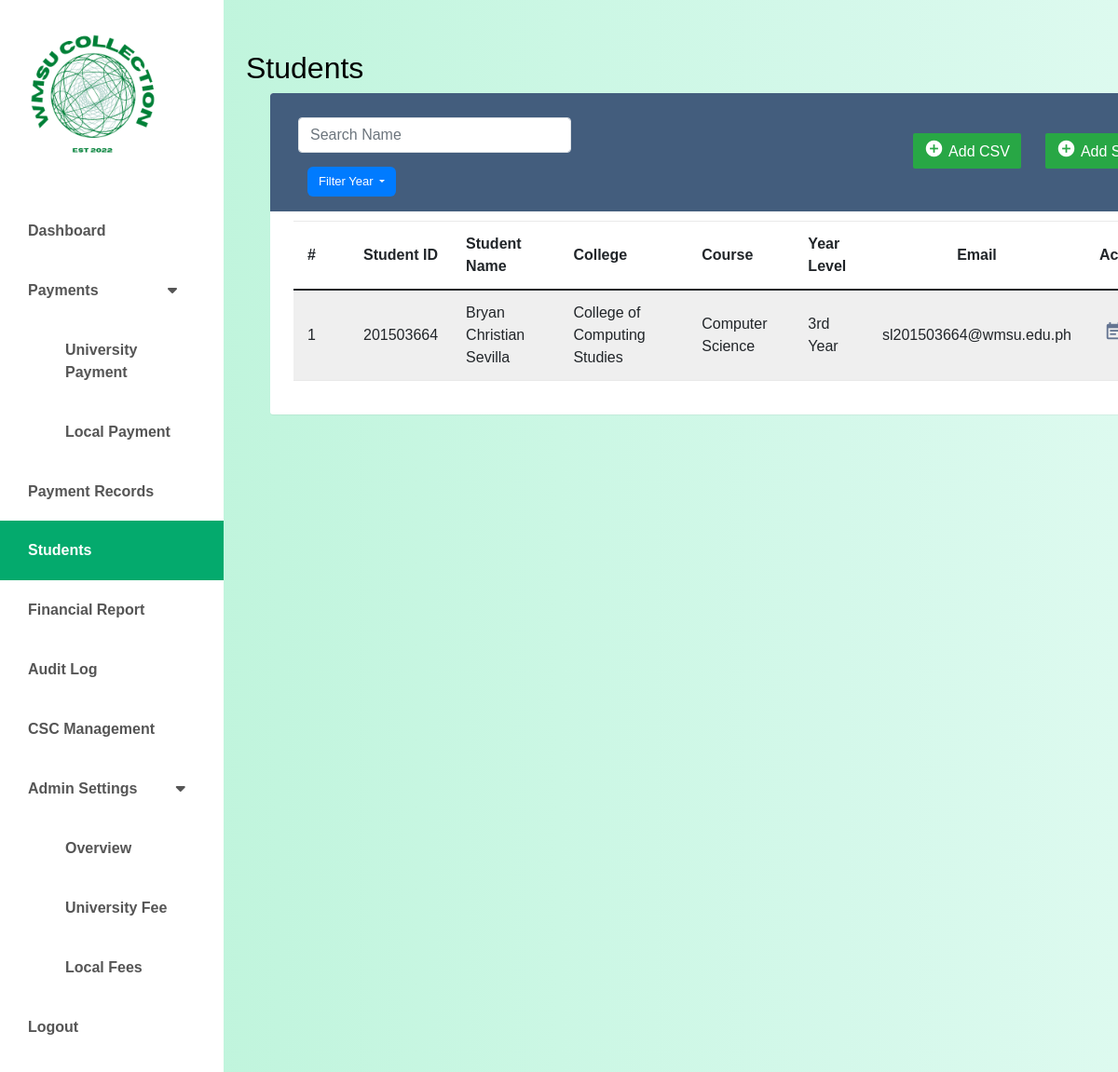
/students/students.php (signed in), run on an earlier commit of the app's database.
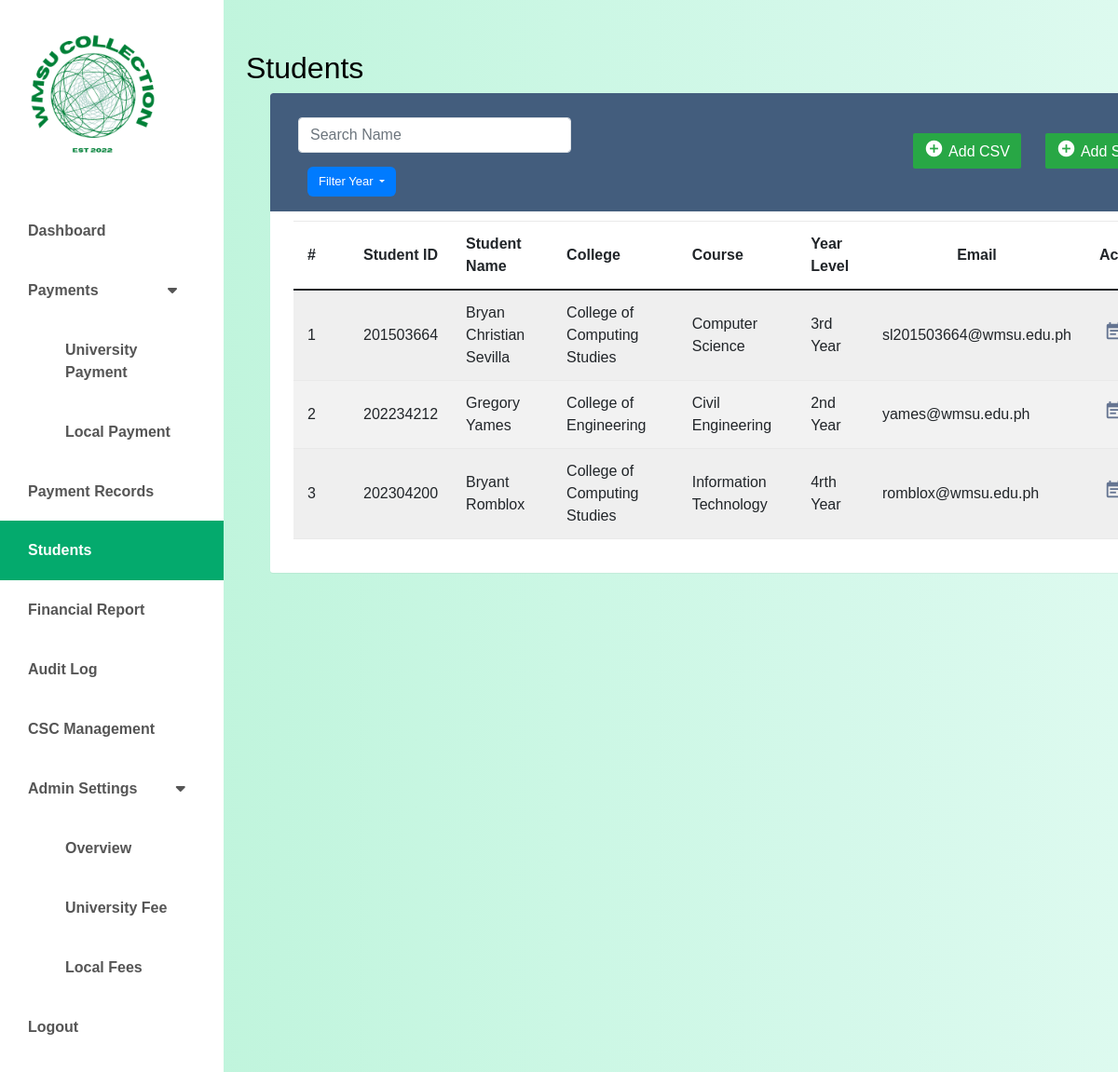
And on a later commit of the database.
### tables this page shows
CREATE TABLE `students` (
  `id` int(11) NOT NULL,
  `first_name` varchar(50) NOT NULL,
  `last_name` varchar(50) NOT NULL,
  `student_email` varchar(50) NOT NULL,
  `year_level` varchar(20) NOT NULL,
  `college_id` int(11) NOT NULL,
  `program_id` int(11) NOT NULL,
  `payment_status` varchar(10) DEFAULT NULL,
  `outstanding_balance` int(11) NOT NULL DEFAULT 0
);

CREATE TABLE `colleges` (
  `id` int(11) NOT NULL,
  `college_name` varchar(50) NOT NULL,
  `college_code` varchar(8) DEFAULT NULL
);

CREATE TABLE `programs` (
  `id` int(11) NOT NULL,
  `program_name` varchar(50) NOT NULL,
  `college_id` int(11) NOT NULL
);

### classes/student.class.php (called while the page is built, shortened)
<?php
require_once 'database.class.php';
class Student {
    protected $db;
    function __construct() {
        $this->db = new Database();
    }
    function showAllDetails() {
        $sql = "SELECT s.id, s.first_name, s.last_name, s.student_email, s.year_level, s.payment_status, s.outstanding_balance, c.college_name, p.program_name
                FROM students s
                JOIN colleges c ON s.college_id = c.id
                JOIN programs p ON s.program_id = p.id";
        $stmt = $this->db->connect()->prepare($sql);
        $stmt->execute();
        return $stmt->fetchAll(PDO::FETCH_ASSOC);
    }
}
?>

### classes/database.class.php (called while the page is built)
<?php
class Database {
    private $host = 'localhost';
    private $username = 'root';
    private $password = '';
    private $database = 'wmsu';
    protected $connection;
    public function connect() {
        try {
            $dsn = "mysql:host=$this->host;dbname=$this->database;charset=utf8mb4";
            $options = [
                PDO::ATTR_ERRMODE => PDO::ERRMODE_EXCEPTION,
                PDO::ATTR_DEFAULT_FETCH_MODE => PDO::FETCH_ASSOC,
                PDO::ATTR_EMULATE_PREPARES => false,
            ];
            $this->connection = new PDO($dsn, $this->username, $this->password, $options);
        } catch (PDOException $e) {
            echo "Connection error: " . $e->getMessage();
            die();
        }
        return $this->connection;
    }
}
?>

### students/students.php (the view, shortened to what this page needs)
<?php
require_once '../classes/student.class.php';
?>
<!doctype html>
<html lang="en" class="no-js">
  <html>
    <head>
    <link href="https://cdn.jsdelivr.net/npm/bootstrap@5.0.0-beta3/dist/css/bootstrap.min.css" rel="stylesheet" />
    <link rel="stylesheet" href="https://cdnjs.cloudflare.com/ajax/libs/font-awesome/5.15.3/css/all.min.css" />
	<link rel="stylesheet" href="https://stackpath.bootstrapcdn.com/bootstrap/4.5.0/css/bootstrap.min.css">
	<link rel="stylesheet" href="https://maxcdn.bootstrapcdn.com/font-awesome/4.7.0/css/font-awesome.min.css">
    <link rel="stylesheet" href="../css/students.css" />
    <link rel="stylesheet" href="../css/dashboard.css" />
    </head>
	<body>
    <div class="d-flex" id="wrapper">
		<div class="bg-white" id="sidebar-wrapper">
            <img src="../images/logo.jpg" width ="200" alt="CCS COLLECTION FEE">
            <div class="list-group list-group-flush my-3">
                <a href="../admin/dashboard-user.php" class="list-group-item list-group-item-action bg-hover first-text fw-bold ">Dashboard</a>
                <button class="list-group-item list-group-item-action bg-hover second-text dropdown-btn fw-bold">Payments</a>
                <i class="fa fa-caret-down" style = "margin-left:70px;"></i>
                </button>
                <div class="dropdown-container">
                  <?php
                  if($_SESSION['role'] == 'officer'){?>
                    <a href="../payment/universitypayment.php" class="list-group-item list-group-item-action bg-hover first-text fw-bold " style="text-decoration:none; padding-left: 70px;">University Payment</a>
                    <?php } ?>
                    <a href="../payment-local/localpayment.php" class="list-group-item list-group-item-action bg-hover first-text fw-bold " style="text-decoration:none; padding-left: 70px;">Local Payment</a>
                </div>
                <a href="../payment-records/payment-records.php" class="list-group-item list-group-item-action bg-hover first-text fw-bold">Payment Records</a>
                <a href="../students/students.php" class="list-group-item list-group-item-action bg-hover first-text fw-bold active">Students</a>
                <a href="../financial-report-user/financial-report-user.php" class="list-group-item list-group-item-action bg-hover first-text fw-bold">Financial Report</a>
                <a href="../audit-log-user/audit-log-user.php" class="list-group-item list-group-item-action bg-hover first-text fw-bold">Audit Log</a>
                <a href="../csc-management/csc-management.php" class="list-group-item list-group-item-action bg-hover first-text fw-bold">CSC Management</a>
                <button class="list-group-item list-group-item-action bg-hover second-text dropdown-btn fw-bold">Admin Settings
                <i class="fa fa-caret-down" style="margin-left: 37px;"></i>
                </button>
                <div class="dropdown-container">
                    <a href="../admin-settings-user/admin-settings-user.php" class="list-group-item list-group-item-action bg-hover first-text fw-bold " style="text-decoration:none; padding-left: 70px;">Overview</a>
                    <a href="../user-univ-fee/univer-fee.php" class="list-group-item list-group-item-action bg-hover first-text fw-bold" style="text-decoration:none; padding-left: 70px;">University Fee</a>
                    <a href="../user-local-fee/local-fee.php"class="list-group-item list-group-item-action bg-hover first-text fw-bold"  style="text-decoration:none; padding-left: 70px;">Local Fees</a>
                </div>
                <a href="../public/logout.php" class="list-group-item list-group-item-action bg-hover first-text fw-bold">Logout</a>
            </div>
        </div>
		<div class="table-responsive">
	<div id="page-content-wrapper">
    <nav class="navbar navbar-expand-lg navbar-light bg-active py-4 px-4">
        <div class="d-flex align-items-center">
            <h2 class="fs-2 m-0">Students</h2>
        </div>
    </nav>
	<div class="table-wrapper">
  <div class="table-title">
    <div class="row">
      <div class="col-sm-4">
        <input class="form-control border" type="search" name="search" id="search-input" placeholder="Search Name">
        <button class="btn btn-primary dropdown-toggle" id="sort-by" type="button" data-toggle="dropdown" aria-haspopup="true" aria-expanded="false">Filter Year </button>
      </div>
      <div class="col-sm-8 d-flex justify-content-end">
        <div class="mr-2">
          <a href="#addCSV" class="btn btn-success" id="add-student" data-toggle="modal">
            <i class="material-icons">&#xE147;</i> <span>Add CSV</span>
          </a>
        </div>
        <div class="ml-2">
          <a href="#addStudentModal" class="btn btn-success" id="add-student" data-toggle="modal">
            <i class="material-icons">&#xE147;</i> <span>Add Student</span>
          </a>
        </div>
      </div>
    </div>
  </div>
			<table class="table table-striped table-hover" style="width: 100%;">
				<thead style="text-align: center;">
					<tr>
						<th>#</th>
						<th>Student ID</th>
						<th>Student Name</th>
						<th>College</th>
						<th>Course</th>
						<th>Year Level</th>
						<th style="text-align:center;">Email</th>
            <th>Action</th>
					</tr>
				</thead>
				<tbody style="text-align: center;">
				<?php
					$students = new Student();
					$studentData = $students->showAllDetails();
					$i = 1;
				foreach($studentData as $students) {
        ?>
					<tr>
					<td><?php echo $i; ?></td>
					<td><?php echo $students['id']; ?></td>
						<td><?php echo $students['first_name'], ' ', $students['last_name']; ?></td>
						<td><?php echo $students['college_name']; ?></td>
						<td><?php echo $students['program_name']; ?></td>
						<td><?php echo $students['year_level']; ?></td>
						<td><?php echo $students['student_email']; ?></td>
            <td>  <a href="student-details.php" class="view-schedules">
                    <i class="material-icons" title="View Student Details">event_note</i>
                </a>
        </td>
				</tr>
			<?php $i++; } ?>
					</tbody>
			</table>
		</div>
	</div>
</div>
</div>
</body>
</html>

### css/students.css (style rules this page uses)
:root { --main-bg-color: #009d63; --main-text-color: #009d63; --second-text-color: #bbbec5; --second-bg-color: #c1efde; }
.second-text { color: var(--second-text-color); }
#wrapper { overflow-x: hidden; background-image: linear-gradient( to right, #baf3d7, #c2f5de, #cbf7e4, #d4f8ea, #ddfaef ); }
#sidebar-wrapper { min-height: 100vh; margin-left: -15rem; -webkit-transition: margin 0.25s ease-out; -moz-transition: margin 0.25s ease-out; -o-transition: margin 0.25s ease-out; transition: margin 0.25s ease-out; }
#sidebar-wrapper .list-group { width: 15rem; }
#page-content-wrapper { min-width: 100vw; padding-right: 365px; }
.list-group-item { border: none; background-color: #FFF; color: #555; padding: 20px 30px; }
.list-group-item.active { background-color: #04AA6D; color: white; }
@media (min-width: 768px) { #sidebar-wrapper { margin-left: 0; } }
@media (min-width: 768px) { #page-content-wrapper { min-width: 0; width: 100%; } }
body { color: #566787; background: #f5f5f5; font-family: 'Poppins', sans-serif; height: 100%; font-size: 1rem; }
.fs-2 { font-size:calc(1.325rem + 9.vw)!important; }
.h1, .h3, .h4, .h5, .h6, h1, h2, h3, h4, h5, h6 { margin-top: 0; margin-bottom: 0.5rem; font-weight: 500; line-height: 1.2; color:#000; }
.table-responsive { margin: 30px 0; }
.table-wrapper { background: #fff; padding: 20px 25px; margin-left: 50px; margin-right: -340px; border-radius: 3px; min-width: 1000px; box-shadow: 0 1px 1px rgb(0 0 0 / 5%); overflow: hidden; }
.table-title { padding-bottom: 15px; background: #435d7d; color: #fff; padding: 16px 30px; min-width: 100%; margin: -20px -25px 10px; border-radius: 3px 3px 0 0; }
.table-title .btn { color: #fff; float: right; font-size: 13px; border: none; min-width: 50px; border-radius: 2px; border: none; outline: none !important; margin-left: 10px; }
.table-title .btn i { float: left; font-size: 21px; margin-right: 5px; }
.table-title .btn span { float: left; margin-top: 2px; }
table.table tr th, table.table tr td { border-color: #e9e9e9; padding: 12px 15px; vertical-align: middle; }
table.table tr th:first-child { width: 60px; }
table.table tr th:last-child { width: 100px; }
table.table-striped tbody tr:nth-of-type(odd) { background-color: #fcfcfc; }
table.table td:last-child i { opacity: 0.9; font-size: 22px; margin: 0 5px; }
table.table td a { font-weight: bold; color: #566787; display: inline-block; text-decoration: none; outline: none !important; }
table.table td i { font-size: 19px; }
.pb-4 , .px-4 { padding-bottom: 0.5rem!important; }
.fs-2 { font-size: calc(1.325rem + 9.vw)!important; font-weight: 400; }
#sort-by { margin-top: 15px; border-radius: 6px; float: left; }
#search-input { margin-top: 10px; }
.btn:not(:disabled):not(.disabled) { cursor: pointer; margin-top: 27px; }
.table-title .btn span { float: left; margin-top: 2px; font-size: 16px; }

### css/dashboard.css (style rules this page uses)
* { font-family: 'Poppins', sans-serif; }
:root { --main-bg-color: #009d63; --main-text-color: #009d63; --second-text-color: #bbbec5; --second-bg-color: #c1efde; }
.second-text { color: var(--second-text-color); }
#wrapper { overflow-x: hidden; background-image: linear-gradient( to right, #baf3d7, #c2f5de, #cbf7e4, #d4f8ea, #ddfaef ); }
#sidebar-wrapper { min-height: 100vh; margin-left: -15rem; -webkit-transition: margin 0.25s ease-out; -moz-transition: margin 0.25s ease-out; -o-transition: margin 0.25s ease-out; transition: margin 0.25s ease-out; }
#sidebar-wrapper .list-group { width: 15rem; }
#page-content-wrapper { min-width: 100vw; }
.list-group-item { border: none; background-color: #FFF; color: #555; padding: 20px 30px; }
.list-group-item.active { background-color: #04AA6D; color: white; }
@media (min-width: 768px) { #sidebar-wrapper { margin-left: 0; } }
@media (min-width: 768px) { #page-content-wrapper { min-width: 0; width: 100%; } }
body { margin: 0; padding: 0; background-color: var(--second-bg-color); }
table { border-collapse: collapse; width: 100%; }
th, td { text-align: left; padding: 8px; }
th { background-color: #007bff; }
tr:nth-child(even) { background-color: #f2f2f2; }
td a { color: #007bff;; }

What changed in the data, as far as the page shows it:
added students: id "202234212", first_name "Gregory", last_name "Yames", college.college_name "College of Engineering", program.program_name "Civil Engineering", year_level "2nd Year", student_email "yames@wmsu.edu.ph"
added students: id "202304200", first_name "Bryant", last_name "Romblox", college.college_name "College of Computing Studies", program.program_name "Information Technology", year_level "4rth Year", student_email "romblox@wmsu.edu.ph"
